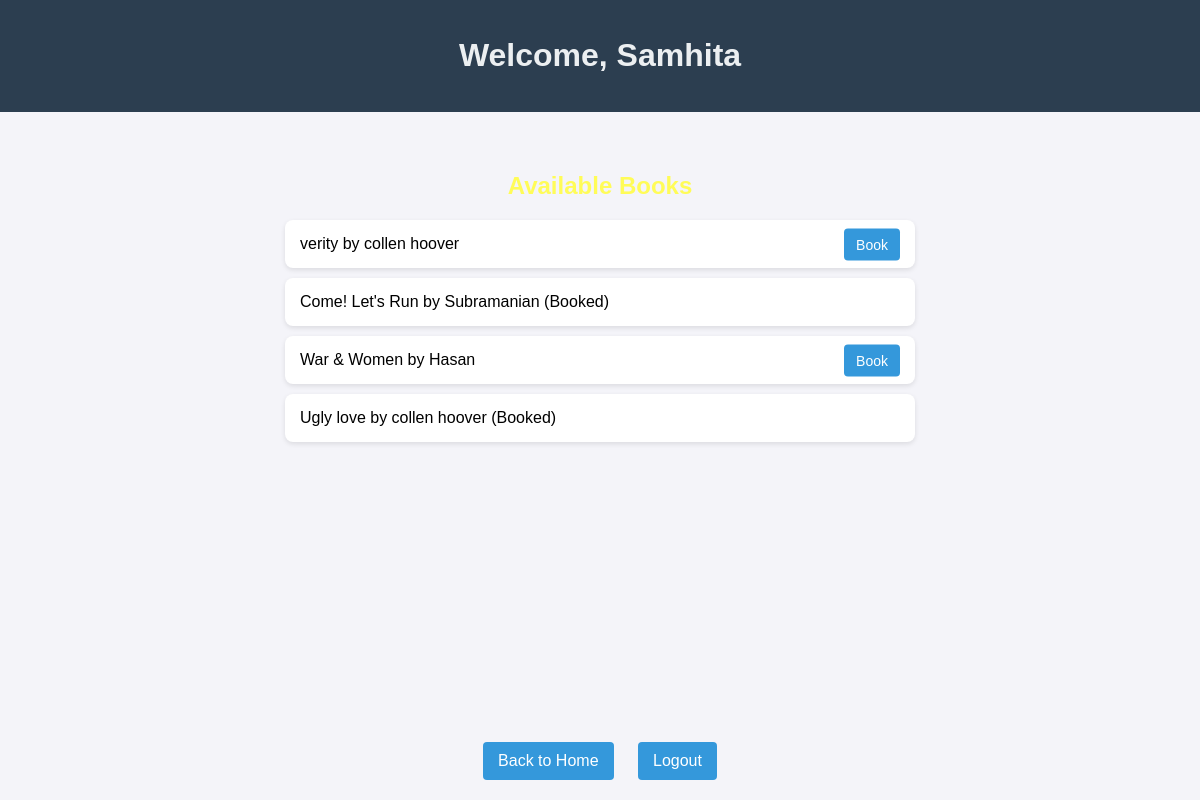
Screenshot of /dashboard (signed in) with the database file from the repository.
### tables this page shows
CREATE TABLE books (
                id INTEGER PRIMARY KEY AUTOINCREMENT,
                title TEXT NOT NULL,
                author TEXT NOT NULL,
                is_booked INTEGER DEFAULT 0,
                booked_by INTEGER DEFAULT NULL,
                FOREIGN KEY (booked_by) REFERENCES members (id)
            );

### app.py (the view)
@app.route('/dashboard', methods=['GET', 'POST'])
def dashboard():
    if 'username' not in session:
        return redirect(url_for('login'))
    with connect_db() as db:
        books = db.execute('SELECT * FROM books').fetchall()
    return render_template('dashboard.html', books=books, member_username=session['username'])

### app.py (called while the page is built)
def connect_db():
    conn = sqlite3.connect(DATABASE)
    conn.row_factory = sqlite3.Row
    return conn

### templates/dashboard.html (shortened to what this page needs)
<!DOCTYPE html>
<html lang="en">
<head>
    <link rel="stylesheet" type="text/css" href="{{ url_for('static', filename='styles.css') }}">
</head>
<body>
    <header>
        <h1 class="name">Welcome, {{ member_username }}</h1>
    </header>
    <main>
        <h2 style="color:#fffc58;">Available Books</h2>
        <ul>
            {% for book in books %}
                <li>
                    {{ book['title'] }} by {{ book['author'] }}
                    {% if book['is_booked'] == 0 %}
                        <a href="/book/{{ book['id'] }}">Book</a>
                    {% else %}
                        (Booked)
                    {% endif %}
                </li>
            {% endfor %}
        </ul>
    </main>
    <div class="nav-links">
        <a href="/">Back to Home</a>
        <a href="/logout">Logout</a>
    </div>
</body>
</html>

### static/styles.css (style rules this page uses)
html, body { font-family: Arial, sans-serif; background-color: #f4f4f9; background-image:url("lms.jpeg"); Filter : grayscale (100%); background-size: cover; background-repeat: no-repeat; background-position: cover; height: 100%; margin: 0; display: flex; flex-direction: column; }
main { flex: 1; padding: 20px; }
h1, h2 { color: #2c3e50; text-align: center; }
.name { color: #eceff1; }
a { color: #3498db; text-decoration: none; }
header { background-color: #2c3e50; color: #fff; padding: 1em 0; text-align: center; margin-bottom: 20px; }
ul { list-style-type: none; padding: 0; }
li { background: #fff; margin: 10px auto; padding: 15px; border-radius: 8px; box-shadow: 0 2px 5px rgba(0, 0, 0, 0.1); max-width: 600px; }
li a { float: right; padding: 8px 12px; background: #3498db; color: #fff; border-radius: 4px; font-size: 14px; transform: translateY(-20%) }
.nav-links { text-align: center; margin: 20px 0; }
.nav-links a { display: inline-block; margin: 0 10px; padding: 10px 15px; background-color: #3498db; color: white; text-decoration: none; border-radius: 4px; font-size: 16px; }

### rows the page displays
books: title "verity", author "collen hoover"
books: title "Come! Let's Run", author "Subramanian", is_booked "(Booked)"
books: title "War & Women", author "Hasan"
books: title "Ugly love", author "collen hoover", is_booked "(Booked)"

### other values shown
{{ member_username }} "Samhita"
